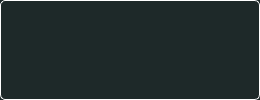
<?xml version="1.0" encoding="UTF-8"?>
<ui version="4.0">
 <class>ConsoleDisplayWidget</class>
 <widget class="QTextEdit" name="ConsoleDisplayWidget">
  <property name="geometry">
   <rect>
    <x>0</x>
    <y>0</y>
    <width>260</width>
    <height>100</height>
   </rect>
  </property>
  <property name="maximumSize">
   <size>
    <width>1666667</width>
    <height>1666667</height>
   </size>
  </property>
  <property name="styleSheet">
   <string notr="true">QMainWindow::separator {
	background-color: #323235;
	width: 3px;
	height: 3px;
}

QMainWindow::separator:hover {
	background: blue;
}


QWidget {
	background-color: #222224;
	color: white;
	font-size: 10pt;
}

QWidget:focus
{
	border: 2px solid #379AC3;
	/*background-color: rgba(55, 154, 195, 80);*/
}


QLabel:disabled {
	color: grey;
}


QProgressBar {
	border: 1px solid #4A4A4F;
	border-radius: 4px;
	text-align: center;
	background-color: #111118;
}

QProgressBar::chunk {
	background-color: #3C7B9E;
}


QSpinBox,
QDoubleSpinBox,
QDateEdit,
QTimeEdit {
	background-color: #1E2929;
	border: 1px solid white;
	border-radius: 5px;
	selection-background-color: #379AC3;
}

QSpinBox:disabled,
QDoubleSpinBox:disabled,
QDateEdi:disabledt,
QTimeEdit:disabled  {
    border-color: grey;
	color: grey;
}

QDockWidget {
	border: 2px solid #66666B;
	border-radius: 1px;
}

QDockWidget::title {
	background-color: qlineargradient(x1: 0, y1: 0, x2: 0, y2: 1, stop: 0 #3F556A, stop: 1 #293645);    
	text-align: center;
	border-bottom: 2px solid #2C3A4A;
}

QDockWidget::close-button, 
QDockWidget::float-button {
	spacing: 1px;
	border: 1px solid transparent;
	border-radius: 2px;
	background: transparent;
	padding: 0px;
}

QDockWidget::close-button:hover, 
QDockWidget::float-button:hover {
	background: rgba(255, 255, 255, 10);
}

QDockWidget::close-button:pressed, 
QDockWidget::float-button:pressed {
	padding: 1px -1px -1px 1px;
}


QMenuBar::item {
    background-color: transparent;
}

QMenuBar::item:selected {
    background-color: #379AC3;
	border: 1px solid grey;
    border-bottom-color: transparent;
    border-top-left-radius: 4px;
    border-top-right-radius: 4px;
}

QMenuBar::item:disabled {
	color: grey;
}


QMenu {
	border: 1px solid #379AC3;
}

QMenu::separator {
	height: 1px;
	background: #379AC3;
	margin-top: 8px;
	margin-bottom: 4px;
	margin-left: 5px;
	margin-right: 5px;
 }

QMenu::item {
	padding: 2px 20px 2px 20px;
}

QMenu::item:disabled {
	color: grey;
}

QMenu::item:selected {
    background-color: #379AC3;
	border: 1px solid grey;
}


QToolButton {
	background-color: #2C2C34;
	border: 1px solid white;
	border-radius: 2px;
	margin: 1px;
	padding-left: 2px;
	padding-right: 2px;
}

QToolButton:disabled {
	border-color: grey;
}

QToolButton:checked {
	background-color: qlineargradient(x1: 0, y1: 0, x2: 0, y2: 1, stop: 0 #3FC9D7, stop: 1 #414B52);
	border-color: #379AC3;
}

QToolButton:checked:disabled {
	background-color: #898C90;
	border-color: grey;
}

QToolButton:pressed {
	background-color: qlineargradient(x1: 0, y1: 0, x2: 0, y2: 1, stop: 0 #bbbbbb, stop: 1 #b0b0b0);
	border-color: #379AC3;
}


QComboBox {
	background-color: #1E2929;
	color: white;
    border: 1px solid white;
    border-radius: 2px;
    padding: 1px 18px 1px 3px;
    min-width: 6em;
}

QComboBox:disabled {
	color: grey;
    border-color: grey;
}

QComboBox::separator {
	height: 1px;
	background: #379AC3;
	margin-left: 5px;
	margin-right: 5px;
}

QComboBox::item:disabled {
	color: grey;
}

QComboBox::item:selected {
    background-color: #379AC3;
}


QDialog {
	border: 1px solid white;
  	border-radius: 2px;
}


QTabWidget::pane {
	border: 1px solid white;
}


QTabBar {
	outline: none
}

QTabBar::tab {
    background-color: qlineargradient(x1: 0, y1: 0, x2: 0, y2: 1, stop: 0 #090909, stop: 1 #353535);
    border: 1px solid white;
    border-bottom-color: transparent;
    border-top-left-radius: 4px;
    border-top-right-radius: 4px;
    min-width: 8ex;
    padding: 2px;
}

QTabBar::tab:selected, QTabBar::tab:hover {
	background-color: #379AC3;
}

QTabBar::tab:!selected {
	margin-top: 2px;
}

QTabBar::tab:focus
{
	border: 1px solid #379AC3;
}


QToolTip {
    background-color: #3D5368;
    border: 1px solid #379AC3;
    border-radius: 2px;
    color: #DDDDDF;
}


QSlider {
    background-color: transparent;
}

QSlider::groove:horizontal {
     border: 1px solid #999999;
     height: 4px; 
     background: qlineargradient(x1:0, y1:0, x2:0, y2:1, stop:0 #4A4A4F, stop:1 #4A4A4F);
     margin: 2px 0;
 }

 QSlider::groove:disabled:horizontal {
     border: 1px solid #454545;
     height: 4px; 
     background: qlineargradient(x1:0, y1:0, x2:0, y2:1, stop:0 #4A4A4F, stop:1 #4A4A4F);
     margin: 2px 0;
 }

 QSlider::handle:horizontal {
     background-color: qlineargradient(x1: 0, y1: 0, x2: 0, y2: 1, stop: 0 #232228, stop: 1 #020208);
     border: 2px solid #379AC3;
     width: 18px;
     margin: -5px 0; 
     border-radius: 3px;
 }

 QSlider::handle:disabled:horizontal {
     background-color: qlineargradient(x1: 0, y1: 0, x2: 0, y2: 1, stop: 0 #535258, stop: 1 #050508);
     border: 2px solid #444444;
     width: 18px;
     margin: -5px 0;
     border-radius: 3px;
 }

 QSlider::groove:vertical {
     border: 1px solid #999999;
     width: 4px; 
     background: qlineargradient(x1:0, y1:0, x2:1, y2:0, stop:0 #4A4A4F, stop:1 #4A4A4F);
     margin: 2px 0;
 }

 QSlider::handle:vertical {
     background-color: qlineargradient(x1: 0, y1: 0, x2: 1, y2: 0, stop: 0 #232228, stop: 1 #020208);
     border: 2px solid #379AC3;
     height: 18px;
     margin: 0 -5px; 
     border-radius: 3px;
 }


QRadioButton{
    width: 13px;
    height: 13px;
    padding: 3px 3px 3px 3px;
	outline: none;
}

QRadioButton:disabled {
	color: grey;
	border-color: grey;
}

QRadioButton::indicator{
    border: 1px solid white;
    border-radius: 5px;
    color: white;
    width: 10px;
    height: 10px;
    margin: 2px 2px 2px 2px;
}

QRadioButton::indicator:disabled{
    color: grey;
	border-color: grey;
}

QRadioButton::indicator:checked {
    background-color: #379AC3;
}

QRadioButton::indicator:checked:disabled{
    color: grey;
	border-color: grey;
	background-color: grey;
}

QPlainTextEdit,
QTextEdit,
QLineEdit {
	background-color: #1E2929;
	/*border: 1px solid #777777;*/
	border: 1px solid white;
	/*border-radius: 2px;*/
	border-radius: 5px;
	selection-background-color: #379AC3;
}

QPlainTextEdit:disabled,
QTextEdit:disabled,
QLineEdit:disabled  {
	border-color: grey;
	color: grey;
}


QPushButton {
	border: 1px solid white;
	border-radius: 2px;
	background-color: qlineargradient(x1: 0, y1: 0, x2: 0, y2: 1, stop: 0 #59666f, stop: 1 #414B52);
	outline: none
}

QPushButton:disabled {
    color: grey;
    background-color: #555558;
}

QPushButton:checked {
	background-color: qlineargradient(x1: 0, y1: 0, x2: 0, y2: 1, stop: 0 #09A2B2, stop: 1 #414B52);
}

QPushButton:pressed {
	background-color: qlineargradient(x1: 0, y1: 0, x2: 0, y2: 1, stop: 0 #bbbbbb, stop: 1 #b0b0b0);
}


QTreeView,
QListView ,
QTableWidget{
	background: #1E2929;
	alternate-background-color: #223335;
	show-decoration-selected: 1;
}

QTreeView::item:!has-children:hover,
QListView::item:hover {
    background-color: #379AC3;
}

QTreeView::item:selected,
QListView::item:selected {
    background-color: #379AC3;
	border: 1px solid grey;
    border-right-color:transparent;
	border-left-color:transparent;
}

QTreeView::branch:!has-children:hover {
    background-color: #379AC3;
}

QTreeView::branch:selected {
    background-color: #379AC3;
	border: 1px solid grey;
    border-right-color:transparent;
	border-left-color:transparent;
}

QTreeView::item:hover#WmsTreeWidget {
	background-color: none;
}

QTreeView::branch:hover#WmsTreeWidget {
    background-color: none;
}


QHeaderView::section {
    background-color: #221113;
	color: white;
	border: 1px solid #6c6c6c;
}

QHeaderView::section:checked
{
    background-color: darkgrey;
}

QHeaderView::section:disabled {
	color: grey;
}


QCheckBox {
    color: #DDDDDF;
    padding: 3px 3px 3px 3px;
}

QCheckBox::indicator {
    border: 1px solid white;
    border-radius: 1px;
    color: #FFFFFF;
    width: 10px;
    height: 10px;
    margin: 2px 2px 2px 2px
}

QCheckBox::indicator:unchecked:pressed {
    background-color: #286e08;
}

QCheckBox::indicator:checked {
    background-color: #49c70f;
}

QCheckBox::indicator:checked:pressed {
    background-color: #AAAAAA;
}


QGroupBox {
    border: 1px solid #66666B;
    border-radius: 3px;
    padding: 0px 0px 0px 0px;
    margin-top: 2ex;
    margin-bottom: 1ex;
}

QGroupBox::title {
     subcontrol-origin: margin;
     subcontrol-position: top center;
     margin: 0 3px 0px 3px;
     padding: 0 3px 0px 0px;
     font: bold 8px;
     color: #DDDDDF;
 }


QGCToolWidgetItem {
	border: 1px solid #66666B;
	border-radius: 3px;
	padding: 10px 0px 0px 0px;
	margin-top: 1ex;
 }


QSplitter::handle:horizontal {
	background-color: qlineargradient(spread:pad, x1:0, y1:0, x2:0, y2:1, 
		stop:0 rgba(255, 255, 255, 0), 
		stop:0.407273 rgba(200, 200, 200, 255), 
		stop:0.4825 rgba(101, 104, 113, 235), 
		stop:0.6 rgba(255, 255, 255, 0)
		);
}

QSplitter::handle:vertical {
	background-color: qlineargradient(spread:pad, x1:0, y1:0, x2:1, y2:0, 
		stop:0 rgba(255, 255, 255, 0), 
		stop:0.407273 rgba(200, 200, 200, 255), 
		stop:0.4825 rgba(101, 104, 113, 235), 
		stop:0.6 rgba(255, 255, 255, 0)
		);
}</string>
  </property>
  <property name="undoRedoEnabled">
   <bool>false</bool>
  </property>
  <property name="readOnly">
   <bool>true</bool>
  </property>
  <property name="textInteractionFlags">
   <set>Qt::NoTextInteraction</set>
  </property>
 </widget>
 <resources/>
 <connections/>
</ui>
